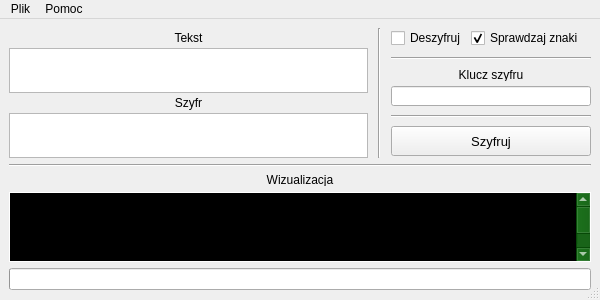
<?xml version="1.0" encoding="UTF-8"?>
<ui version="4.0">
 <class>MainWindow</class>
 <widget class="QMainWindow" name="MainWindow">
  <property name="geometry">
   <rect>
    <x>0</x>
    <y>0</y>
    <width>600</width>
    <height>300</height>
   </rect>
  </property>
  <property name="sizePolicy">
   <sizepolicy hsizetype="Preferred" vsizetype="Preferred">
    <horstretch>0</horstretch>
    <verstretch>0</verstretch>
   </sizepolicy>
  </property>
  <property name="minimumSize">
   <size>
    <width>600</width>
    <height>300</height>
   </size>
  </property>
  <property name="windowTitle">
   <string>MainWindow</string>
  </property>
  <widget class="QWidget" name="centralwidget">
   <property name="minimumSize">
    <size>
     <width>600</width>
     <height>280</height>
    </size>
   </property>
   <layout class="QVBoxLayout" name="verticalLayout">
    <item>
     <layout class="QHBoxLayout" name="appLayoyt">
      <property name="spacing">
       <number>10</number>
      </property>
      <property name="sizeConstraint">
       <enum>QLayout::SetFixedSize</enum>
      </property>
      <item>
       <layout class="QVBoxLayout" name="mainLayout">
        <property name="spacing">
         <number>0</number>
        </property>
        <property name="sizeConstraint">
         <enum>QLayout::SetFixedSize</enum>
        </property>
        <item>
         <widget class="QLabel" name="firstTextLabel">
          <property name="sizePolicy">
           <sizepolicy hsizetype="Preferred" vsizetype="Fixed">
            <horstretch>0</horstretch>
            <verstretch>0</verstretch>
           </sizepolicy>
          </property>
          <property name="minimumSize">
           <size>
            <width>0</width>
            <height>20</height>
           </size>
          </property>
          <property name="maximumSize">
           <size>
            <width>16777215</width>
            <height>20</height>
           </size>
          </property>
          <property name="text">
           <string>Tekst</string>
          </property>
          <property name="alignment">
           <set>Qt::AlignCenter</set>
          </property>
          <property name="buddy">
           <cstring>firstText</cstring>
          </property>
         </widget>
        </item>
        <item>
         <widget class="QPlainTextEdit" name="firstText">
          <property name="enabled">
           <bool>true</bool>
          </property>
          <property name="sizePolicy">
           <sizepolicy hsizetype="Expanding" vsizetype="Fixed">
            <horstretch>0</horstretch>
            <verstretch>0</verstretch>
           </sizepolicy>
          </property>
          <property name="maximumSize">
           <size>
            <width>16777215</width>
            <height>100</height>
           </size>
          </property>
          <property name="toolTip">
           <string>Tutaj wprowadza się wejście dla algorytmu</string>
          </property>
         </widget>
        </item>
        <item>
         <widget class="QLabel" name="secondTextLabel">
          <property name="sizePolicy">
           <sizepolicy hsizetype="Expanding" vsizetype="Fixed">
            <horstretch>0</horstretch>
            <verstretch>0</verstretch>
           </sizepolicy>
          </property>
          <property name="minimumSize">
           <size>
            <width>0</width>
            <height>20</height>
           </size>
          </property>
          <property name="maximumSize">
           <size>
            <width>16777215</width>
            <height>20</height>
           </size>
          </property>
          <property name="text">
           <string>Szyfr</string>
          </property>
          <property name="alignment">
           <set>Qt::AlignCenter</set>
          </property>
         </widget>
        </item>
        <item>
         <widget class="QPlainTextEdit" name="secondText">
          <property name="sizePolicy">
           <sizepolicy hsizetype="Expanding" vsizetype="Fixed">
            <horstretch>0</horstretch>
            <verstretch>0</verstretch>
           </sizepolicy>
          </property>
          <property name="maximumSize">
           <size>
            <width>16777215</width>
            <height>100</height>
           </size>
          </property>
          <property name="toolTip">
           <string>Wyjście algorytmu</string>
          </property>
          <property name="readOnly">
           <bool>true</bool>
          </property>
         </widget>
        </item>
       </layout>
      </item>
      <item>
       <widget class="Line" name="main_sideSeparator">
        <property name="sizePolicy">
         <sizepolicy hsizetype="Fixed" vsizetype="Minimum">
          <horstretch>0</horstretch>
          <verstretch>0</verstretch>
         </sizepolicy>
        </property>
        <property name="orientation">
         <enum>Qt::Vertical</enum>
        </property>
       </widget>
      </item>
      <item>
       <layout class="QVBoxLayout" name="sideLayout" stretch="0,0,0,0,0,0">
        <property name="spacing">
         <number>5</number>
        </property>
        <property name="sizeConstraint">
         <enum>QLayout::SetFixedSize</enum>
        </property>
        <item>
         <layout class="QHBoxLayout" name="optionsLayout">
          <property name="spacing">
           <number>0</number>
          </property>
          <item>
           <widget class="QCheckBox" name="modeCheck">
            <property name="sizePolicy">
             <sizepolicy hsizetype="Fixed" vsizetype="Fixed">
              <horstretch>0</horstretch>
              <verstretch>0</verstretch>
             </sizepolicy>
            </property>
            <property name="minimumSize">
             <size>
              <width>80</width>
              <height>20</height>
             </size>
            </property>
            <property name="maximumSize">
             <size>
              <width>80</width>
              <height>20</height>
             </size>
            </property>
            <property name="toolTip">
             <string>Zmienia tryb działania algorytmu z szyfrowania na deszfyrowanie</string>
            </property>
            <property name="text">
             <string>Deszyfruj</string>
            </property>
            <property name="iconSize">
             <size>
              <width>32</width>
              <height>32</height>
             </size>
            </property>
           </widget>
          </item>
          <item>
           <widget class="QCheckBox" name="checkCheck">
            <property name="sizePolicy">
             <sizepolicy hsizetype="Fixed" vsizetype="Fixed">
              <horstretch>0</horstretch>
              <verstretch>0</verstretch>
             </sizepolicy>
            </property>
            <property name="minimumSize">
             <size>
              <width>120</width>
              <height>20</height>
             </size>
            </property>
            <property name="maximumSize">
             <size>
              <width>120</width>
              <height>20</height>
             </size>
            </property>
            <property name="layoutDirection">
             <enum>Qt::LeftToRight</enum>
            </property>
            <property name="text">
             <string>Sprawdzaj znaki</string>
            </property>
            <property name="checkable">
             <bool>true</bool>
            </property>
            <property name="checked">
             <bool>true</bool>
            </property>
           </widget>
          </item>
         </layout>
        </item>
        <item>
         <widget class="Line" name="modeSeparator">
          <property name="sizePolicy">
           <sizepolicy hsizetype="Fixed" vsizetype="Fixed">
            <horstretch>0</horstretch>
            <verstretch>0</verstretch>
           </sizepolicy>
          </property>
          <property name="minimumSize">
           <size>
            <width>200</width>
            <height>10</height>
           </size>
          </property>
          <property name="maximumSize">
           <size>
            <width>200</width>
            <height>10</height>
           </size>
          </property>
          <property name="orientation">
           <enum>Qt::Horizontal</enum>
          </property>
         </widget>
        </item>
        <item>
         <widget class="QLabel" name="keyLabel">
          <property name="sizePolicy">
           <sizepolicy hsizetype="Fixed" vsizetype="Fixed">
            <horstretch>0</horstretch>
            <verstretch>0</verstretch>
           </sizepolicy>
          </property>
          <property name="minimumSize">
           <size>
            <width>200</width>
            <height>13</height>
           </size>
          </property>
          <property name="maximumSize">
           <size>
            <width>200</width>
            <height>13</height>
           </size>
          </property>
          <property name="text">
           <string>Klucz szyfru</string>
          </property>
          <property name="alignment">
           <set>Qt::AlignCenter</set>
          </property>
          <property name="buddy">
           <cstring>keyText</cstring>
          </property>
         </widget>
        </item>
        <item>
         <widget class="QLineEdit" name="keyText">
          <property name="sizePolicy">
           <sizepolicy hsizetype="Fixed" vsizetype="Fixed">
            <horstretch>0</horstretch>
            <verstretch>0</verstretch>
           </sizepolicy>
          </property>
          <property name="minimumSize">
           <size>
            <width>200</width>
            <height>20</height>
           </size>
          </property>
          <property name="maximumSize">
           <size>
            <width>200</width>
            <height>20</height>
           </size>
          </property>
          <property name="toolTip">
           <string/>
          </property>
         </widget>
        </item>
        <item>
         <widget class="Line" name="keySeparator">
          <property name="sizePolicy">
           <sizepolicy hsizetype="Fixed" vsizetype="Fixed">
            <horstretch>0</horstretch>
            <verstretch>0</verstretch>
           </sizepolicy>
          </property>
          <property name="minimumSize">
           <size>
            <width>200</width>
            <height>10</height>
           </size>
          </property>
          <property name="maximumSize">
           <size>
            <width>200</width>
            <height>10</height>
           </size>
          </property>
          <property name="orientation">
           <enum>Qt::Horizontal</enum>
          </property>
         </widget>
        </item>
        <item>
         <widget class="QPushButton" name="executeButton">
          <property name="sizePolicy">
           <sizepolicy hsizetype="Fixed" vsizetype="Fixed">
            <horstretch>0</horstretch>
            <verstretch>0</verstretch>
           </sizepolicy>
          </property>
          <property name="minimumSize">
           <size>
            <width>200</width>
            <height>30</height>
           </size>
          </property>
          <property name="maximumSize">
           <size>
            <width>200</width>
            <height>30</height>
           </size>
          </property>
          <property name="font">
           <font>
            <pointsize>10</pointsize>
           </font>
          </property>
          <property name="toolTip">
           <string/>
          </property>
          <property name="text">
           <string>Szyfruj</string>
          </property>
         </widget>
        </item>
       </layout>
      </item>
     </layout>
    </item>
    <item>
     <widget class="Line" name="app_visSeparator">
      <property name="orientation">
       <enum>Qt::Horizontal</enum>
      </property>
     </widget>
    </item>
    <item>
     <widget class="QLabel" name="visLabel">
      <property name="sizePolicy">
       <sizepolicy hsizetype="Expanding" vsizetype="Fixed">
        <horstretch>0</horstretch>
        <verstretch>0</verstretch>
       </sizepolicy>
      </property>
      <property name="minimumSize">
       <size>
        <width>0</width>
        <height>13</height>
       </size>
      </property>
      <property name="maximumSize">
       <size>
        <width>16777215</width>
        <height>13</height>
       </size>
      </property>
      <property name="text">
       <string>Wizualizacja</string>
      </property>
      <property name="alignment">
       <set>Qt::AlignCenter</set>
      </property>
      <property name="buddy">
       <cstring>visTable</cstring>
      </property>
     </widget>
    </item>
    <item>
     <widget class="QTableWidget" name="visTable">
      <property name="palette">
       <palette>
        <active>
         <colorrole role="WindowText">
          <brush brushstyle="SolidPattern">
           <color alpha="255">
            <red>255</red>
            <green>255</green>
            <blue>255</blue>
           </color>
          </brush>
         </colorrole>
         <colorrole role="Button">
          <brush brushstyle="SolidPattern">
           <color alpha="255">
            <red>0</red>
            <green>85</green>
            <blue>0</blue>
           </color>
          </brush>
         </colorrole>
         <colorrole role="Light">
          <brush brushstyle="SolidPattern">
           <color alpha="255">
            <red>0</red>
            <green>127</green>
            <blue>0</blue>
           </color>
          </brush>
         </colorrole>
         <colorrole role="Midlight">
          <brush brushstyle="SolidPattern">
           <color alpha="255">
            <red>0</red>
            <green>106</green>
            <blue>0</blue>
           </color>
          </brush>
         </colorrole>
         <colorrole role="Dark">
          <brush brushstyle="SolidPattern">
           <color alpha="255">
            <red>0</red>
            <green>42</green>
            <blue>0</blue>
           </color>
          </brush>
         </colorrole>
         <colorrole role="Mid">
          <brush brushstyle="SolidPattern">
           <color alpha="255">
            <red>0</red>
            <green>57</green>
            <blue>0</blue>
           </color>
          </brush>
         </colorrole>
         <colorrole role="Text">
          <brush brushstyle="SolidPattern">
           <color alpha="255">
            <red>255</red>
            <green>0</green>
            <blue>0</blue>
           </color>
          </brush>
         </colorrole>
         <colorrole role="BrightText">
          <brush brushstyle="SolidPattern">
           <color alpha="255">
            <red>255</red>
            <green>255</green>
            <blue>255</blue>
           </color>
          </brush>
         </colorrole>
         <colorrole role="ButtonText">
          <brush brushstyle="SolidPattern">
           <color alpha="255">
            <red>255</red>
            <green>255</green>
            <blue>255</blue>
           </color>
          </brush>
         </colorrole>
         <colorrole role="Base">
          <brush brushstyle="SolidPattern">
           <color alpha="255">
            <red>0</red>
            <green>0</green>
            <blue>0</blue>
           </color>
          </brush>
         </colorrole>
         <colorrole role="Window">
          <brush brushstyle="SolidPattern">
           <color alpha="255">
            <red>0</red>
            <green>85</green>
            <blue>0</blue>
           </color>
          </brush>
         </colorrole>
         <colorrole role="Shadow">
          <brush brushstyle="SolidPattern">
           <color alpha="255">
            <red>0</red>
            <green>0</green>
            <blue>0</blue>
           </color>
          </brush>
         </colorrole>
         <colorrole role="AlternateBase">
          <brush brushstyle="SolidPattern">
           <color alpha="255">
            <red>0</red>
            <green>42</green>
            <blue>0</blue>
           </color>
          </brush>
         </colorrole>
         <colorrole role="ToolTipBase">
          <brush brushstyle="SolidPattern">
           <color alpha="255">
            <red>255</red>
            <green>255</green>
            <blue>220</blue>
           </color>
          </brush>
         </colorrole>
         <colorrole role="ToolTipText">
          <brush brushstyle="SolidPattern">
           <color alpha="255">
            <red>0</red>
            <green>0</green>
            <blue>0</blue>
           </color>
          </brush>
         </colorrole>
         <colorrole role="PlaceholderText">
          <brush brushstyle="SolidPattern">
           <color alpha="128">
            <red>255</red>
            <green>0</green>
            <blue>0</blue>
           </color>
          </brush>
         </colorrole>
        </active>
        <inactive>
         <colorrole role="WindowText">
          <brush brushstyle="SolidPattern">
           <color alpha="255">
            <red>255</red>
            <green>255</green>
            <blue>255</blue>
           </color>
          </brush>
         </colorrole>
         <colorrole role="Button">
          <brush brushstyle="SolidPattern">
           <color alpha="255">
            <red>0</red>
            <green>85</green>
            <blue>0</blue>
           </color>
          </brush>
         </colorrole>
         <colorrole role="Light">
          <brush brushstyle="SolidPattern">
           <color alpha="255">
            <red>0</red>
            <green>127</green>
            <blue>0</blue>
           </color>
          </brush>
         </colorrole>
         <colorrole role="Midlight">
          <brush brushstyle="SolidPattern">
           <color alpha="255">
            <red>0</red>
            <green>106</green>
            <blue>0</blue>
           </color>
          </brush>
         </colorrole>
         <colorrole role="Dark">
          <brush brushstyle="SolidPattern">
           <color alpha="255">
            <red>0</red>
            <green>42</green>
            <blue>0</blue>
           </color>
          </brush>
         </colorrole>
         <colorrole role="Mid">
          <brush brushstyle="SolidPattern">
           <color alpha="255">
            <red>0</red>
            <green>57</green>
            <blue>0</blue>
           </color>
          </brush>
         </colorrole>
         <colorrole role="Text">
          <brush brushstyle="SolidPattern">
           <color alpha="255">
            <red>255</red>
            <green>0</green>
            <blue>0</blue>
           </color>
          </brush>
         </colorrole>
         <colorrole role="BrightText">
          <brush brushstyle="SolidPattern">
           <color alpha="255">
            <red>255</red>
            <green>255</green>
            <blue>255</blue>
           </color>
          </brush>
         </colorrole>
         <colorrole role="ButtonText">
          <brush brushstyle="SolidPattern">
           <color alpha="255">
            <red>255</red>
            <green>255</green>
            <blue>255</blue>
           </color>
          </brush>
         </colorrole>
         <colorrole role="Base">
          <brush brushstyle="SolidPattern">
           <color alpha="255">
            <red>0</red>
            <green>0</green>
            <blue>0</blue>
           </color>
          </brush>
         </colorrole>
         <colorrole role="Window">
          <brush brushstyle="SolidPattern">
           <color alpha="255">
            <red>0</red>
            <green>85</green>
            <blue>0</blue>
           </color>
          </brush>
         </colorrole>
         <colorrole role="Shadow">
          <brush brushstyle="SolidPattern">
           <color alpha="255">
            <red>0</red>
            <green>0</green>
            <blue>0</blue>
           </color>
          </brush>
         </colorrole>
         <colorrole role="AlternateBase">
          <brush brushstyle="SolidPattern">
           <color alpha="255">
            <red>0</red>
            <green>42</green>
            <blue>0</blue>
           </color>
          </brush>
         </colorrole>
         <colorrole role="ToolTipBase">
          <brush brushstyle="SolidPattern">
           <color alpha="255">
            <red>255</red>
            <green>255</green>
            <blue>220</blue>
           </color>
          </brush>
         </colorrole>
         <colorrole role="ToolTipText">
          <brush brushstyle="SolidPattern">
           <color alpha="255">
            <red>0</red>
            <green>0</green>
            <blue>0</blue>
           </color>
          </brush>
         </colorrole>
         <colorrole role="PlaceholderText">
          <brush brushstyle="SolidPattern">
           <color alpha="128">
            <red>255</red>
            <green>0</green>
            <blue>0</blue>
           </color>
          </brush>
         </colorrole>
        </inactive>
        <disabled>
         <colorrole role="WindowText">
          <brush brushstyle="SolidPattern">
           <color alpha="255">
            <red>0</red>
            <green>42</green>
            <blue>0</blue>
           </color>
          </brush>
         </colorrole>
         <colorrole role="Button">
          <brush brushstyle="SolidPattern">
           <color alpha="255">
            <red>0</red>
            <green>85</green>
            <blue>0</blue>
           </color>
          </brush>
         </colorrole>
         <colorrole role="Light">
          <brush brushstyle="SolidPattern">
           <color alpha="255">
            <red>0</red>
            <green>127</green>
            <blue>0</blue>
           </color>
          </brush>
         </colorrole>
         <colorrole role="Midlight">
          <brush brushstyle="SolidPattern">
           <color alpha="255">
            <red>0</red>
            <green>106</green>
            <blue>0</blue>
           </color>
          </brush>
         </colorrole>
         <colorrole role="Dark">
          <brush brushstyle="SolidPattern">
           <color alpha="255">
            <red>0</red>
            <green>42</green>
            <blue>0</blue>
           </color>
          </brush>
         </colorrole>
         <colorrole role="Mid">
          <brush brushstyle="SolidPattern">
           <color alpha="255">
            <red>0</red>
            <green>57</green>
            <blue>0</blue>
           </color>
          </brush>
         </colorrole>
         <colorrole role="Text">
          <brush brushstyle="SolidPattern">
           <color alpha="255">
            <red>0</red>
            <green>42</green>
            <blue>0</blue>
           </color>
          </brush>
         </colorrole>
         <colorrole role="BrightText">
          <brush brushstyle="SolidPattern">
           <color alpha="255">
            <red>255</red>
            <green>255</green>
            <blue>255</blue>
           </color>
          </brush>
         </colorrole>
         <colorrole role="ButtonText">
          <brush brushstyle="SolidPattern">
           <color alpha="255">
            <red>0</red>
            <green>42</green>
            <blue>0</blue>
           </color>
          </brush>
         </colorrole>
         <colorrole role="Base">
          <brush brushstyle="SolidPattern">
           <color alpha="255">
            <red>0</red>
            <green>85</green>
            <blue>0</blue>
           </color>
          </brush>
         </colorrole>
         <colorrole role="Window">
          <brush brushstyle="SolidPattern">
           <color alpha="255">
            <red>0</red>
            <green>85</green>
            <blue>0</blue>
           </color>
          </brush>
         </colorrole>
         <colorrole role="Shadow">
          <brush brushstyle="SolidPattern">
           <color alpha="255">
            <red>0</red>
            <green>0</green>
            <blue>0</blue>
           </color>
          </brush>
         </colorrole>
         <colorrole role="AlternateBase">
          <brush brushstyle="SolidPattern">
           <color alpha="255">
            <red>0</red>
            <green>85</green>
            <blue>0</blue>
           </color>
          </brush>
         </colorrole>
         <colorrole role="ToolTipBase">
          <brush brushstyle="SolidPattern">
           <color alpha="255">
            <red>255</red>
            <green>255</green>
            <blue>220</blue>
           </color>
          </brush>
         </colorrole>
         <colorrole role="ToolTipText">
          <brush brushstyle="SolidPattern">
           <color alpha="255">
            <red>0</red>
            <green>0</green>
            <blue>0</blue>
           </color>
          </brush>
         </colorrole>
         <colorrole role="PlaceholderText">
          <brush brushstyle="SolidPattern">
           <color alpha="128">
            <red>255</red>
            <green>255</green>
            <blue>255</blue>
           </color>
          </brush>
         </colorrole>
        </disabled>
       </palette>
      </property>
      <property name="font">
       <font>
        <pointsize>14</pointsize>
       </font>
      </property>
      <property name="cursor" stdset="0">
       <cursorShape>ForbiddenCursor</cursorShape>
      </property>
      <property name="focusPolicy">
       <enum>Qt::NoFocus</enum>
      </property>
      <property name="contextMenuPolicy">
       <enum>Qt::NoContextMenu</enum>
      </property>
      <property name="frameShape">
       <enum>QFrame::Box</enum>
      </property>
      <property name="frameShadow">
       <enum>QFrame::Plain</enum>
      </property>
      <property name="lineWidth">
       <number>1</number>
      </property>
      <property name="editTriggers">
       <set>QAbstractItemView::NoEditTriggers</set>
      </property>
      <property name="dragDropOverwriteMode">
       <bool>false</bool>
      </property>
      <property name="alternatingRowColors">
       <bool>true</bool>
      </property>
      <property name="selectionMode">
       <enum>QAbstractItemView::NoSelection</enum>
      </property>
      <property name="textElideMode">
       <enum>Qt::ElideRight</enum>
      </property>
      <property name="horizontalScrollMode">
       <enum>QAbstractItemView::ScrollPerItem</enum>
      </property>
      <property name="showGrid">
       <bool>true</bool>
      </property>
      <property name="gridStyle">
       <enum>Qt::SolidLine</enum>
      </property>
      <property name="wordWrap">
       <bool>false</bool>
      </property>
      <property name="cornerButtonEnabled">
       <bool>false</bool>
      </property>
      <property name="rowCount">
       <number>2</number>
      </property>
      <property name="columnCount">
       <number>0</number>
      </property>
      <attribute name="horizontalHeaderVisible">
       <bool>false</bool>
      </attribute>
      <attribute name="horizontalHeaderMinimumSectionSize">
       <number>35</number>
      </attribute>
      <attribute name="horizontalHeaderDefaultSectionSize">
       <number>35</number>
      </attribute>
      <attribute name="horizontalHeaderHighlightSections">
       <bool>false</bool>
      </attribute>
      <attribute name="horizontalHeaderStretchLastSection">
       <bool>false</bool>
      </attribute>
      <attribute name="verticalHeaderVisible">
       <bool>false</bool>
      </attribute>
      <attribute name="verticalHeaderCascadingSectionResizes">
       <bool>false</bool>
      </attribute>
      <attribute name="verticalHeaderMinimumSectionSize">
       <number>35</number>
      </attribute>
      <attribute name="verticalHeaderDefaultSectionSize">
       <number>35</number>
      </attribute>
      <attribute name="verticalHeaderHighlightSections">
       <bool>false</bool>
      </attribute>
      <attribute name="verticalHeaderShowSortIndicator" stdset="0">
       <bool>false</bool>
      </attribute>
      <attribute name="verticalHeaderStretchLastSection">
       <bool>false</bool>
      </attribute>
      <row/>
      <row/>
     </widget>
    </item>
    <item>
     <widget class="QProgressBar" name="visProgressBar">
      <property name="maximum">
       <number>10</number>
      </property>
      <property name="value">
       <number>0</number>
      </property>
      <property name="textVisible">
       <bool>false</bool>
      </property>
      <property name="invertedAppearance">
       <bool>false</bool>
      </property>
     </widget>
    </item>
   </layout>
  </widget>
  <widget class="QMenuBar" name="menubar">
   <property name="geometry">
    <rect>
     <x>0</x>
     <y>0</y>
     <width>600</width>
     <height>20</height>
    </rect>
   </property>
   <widget class="QMenu" name="menuFile">
    <property name="title">
     <string>Plik</string>
    </property>
    <addaction name="actionLoad"/>
    <addaction name="actionSave"/>
    <addaction name="actionSaveAs"/>
   </widget>
   <widget class="QMenu" name="menuHelp">
    <property name="title">
     <string>Pomoc</string>
    </property>
    <addaction name="actionInfo"/>
   </widget>
   <addaction name="menuFile"/>
   <addaction name="menuHelp"/>
  </widget>
  <widget class="QStatusBar" name="statusbar"/>
  <action name="actionLoad">
   <property name="text">
    <string>Wczytaj</string>
   </property>
  </action>
  <action name="actionSave">
   <property name="text">
    <string>Zapisz</string>
   </property>
  </action>
  <action name="actionInfo">
   <property name="text">
    <string>Algorytm</string>
   </property>
  </action>
  <action name="actionSaveAs">
   <property name="text">
    <string>Zapisz jako</string>
   </property>
  </action>
 </widget>
 <resources/>
 <connections/>
</ui>
